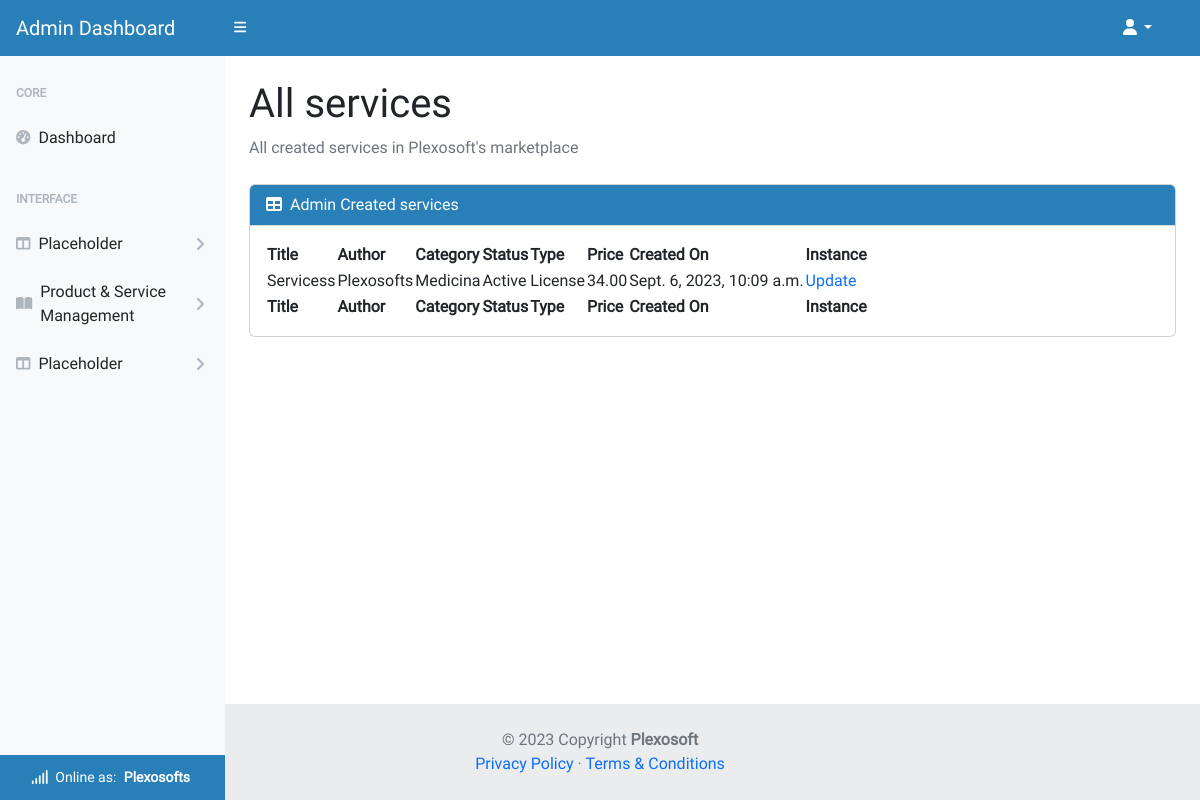
/account/admin/all_service/ (signed in), run on the app's committed database.
### homepage/models.py (models this page shows)
class UserProfile(AbstractUser):
    email = models.EmailField(
        unique=True)
    role = models.IntegerField(choices=ROLES, default=0)
    type = models.IntegerField(choices=USER_TYPE, default=0)
    status = models.IntegerField(choices=STATUS, default=2)
    user_transactions = models.ManyToManyField(
        'product_service.Product',
        through='product_service.Transaction',
        related_name='user_profiles')
    class Meta:
        ordering = ['username']
    def __str__(self):
        return f'{self.username}'

### product_service/models.py (models this page shows, shortened)
class Service(models.Model):
    title = models.CharField(max_length=64, unique=True)
    sku = models.CharField(max_length=64, unique=True)
    price = models.DecimalField(max_digits=6, decimal_places=2)
    description = models.TextField(max_length=256)
    status = models.IntegerField(choices=STATUS, default=0)
    category = models.ForeignKey(
        Category, on_delete=models.SET_NULL,
        related_name='service_categories', null=True, blank=True)
    excerpt = models.CharField(max_length=128)
    type = models.IntegerField(choices=SCOPE_TYPE, default=1)
    code = models.ManyToManyField(CodeType, related_name="code_type_service")
    service = models.ManyToManyField(
        ServiceType, related_name="on_service_type")
    preview = models.URLField(
        max_length=1024, null=True, blank=True, unique=True)
    docs = models.URLField(
        max_length=1024, null=True, blank=True, unique=True)
    slug = models.SlugField(max_length=200, unique=True, blank=True)
    image = models.ImageField(null=True, blank=True)
    image_url = models.URLField(max_length=1024, null=True, blank=True)
    author = models.ForeignKey(
        'homepage.UserProfile', on_delete=models.SET_NULL,
        related_name='service_authors', null=True)
    created_on = models.DateTimeField(auto_now_add=True)
    likes = models.ManyToManyField(
        'homepage.Like', related_name='service_likes', blank=True)
    comments = models.ManyToManyField(
        'homepage.Comment', related_name='service_comments', blank=True)
    transactions = models.ManyToManyField(
        'homepage.UserProfile', through='Transaction',
        related_name='service_transactions', blank=True)
    download_url = models.ManyToManyField(
        'Download', related_name='service_downloads', blank=True)
    class Meta:
        ordering = ['title']

class Category(models.Model):
    category_name = models.CharField(max_length=64, unique=True)
    alt_name = models.CharField(max_length=64, unique=True)
    class Meta:
        ordering = ['category_name']
        verbose_name_plural = "Categories"

### product_service/views.py (the view)
# urls.py: path('account/admin/all_service/', ServiceList.as_view(),
class ServiceList(ServiceBaseListView):
    template_name = 'admin-dashboard/all_services.html'
    context_object_name = 'admin_all_services'

### admin_dashboard/views.py (called while the page is built)
    def test_func(self):
        user_profile = self.request.user
        return user_profile and user_profile.role == 1

### homepage/custom_context_processors.py (called while the page is built)
def get_verified_email(request):
    if request.user.is_authenticated:
        try:
            email_object = EmailAddress.objects.get(user=request.user)
            if email_object.verified:
                return {'get_verified_email': email_object}
        except EmailAddress.DoesNotExist:
            pass
    return {'get_verified_email': None}

### product_service/views.py (called while the page is built)
    def get_queryset(self):
        return Service.objects.order_by('-created_on')

### admin_dashboard/templates/admin-dashboard/all_services.html
{% extends "admin-dashboard/base.html" %}
{% block content%}
<main class="pb-5 mb-5">
    <div class="container-fluid p-4 pt-0 pb-5">
        <h1 class="mt-4">All services</h1>
        <ol class="breadcrumb mb-4">
            <li class="breadcrumb-item active">All created services in Plexosoft's marketplace</li>
        </ol>
        <div class="card mb-4">
            <div class="card-header">
                <i class="fas fa-table me-1"></i>
                Admin Created services
            </div>
            <div class="card-body">
                <table id="datatablesSimple">
                    <thead>
                        <tr>
                            <th>Title</th>
                            <th>Author</th>
                            <th>Category</th>
                            <th>Status</th>
                            <th>Type</th>
                            <th>Price</th>
                            <th>Created On</th>
                            <th>Instance</th>
                        </tr>
                    </thead>
                    <tfoot>
                        <tr>
                            <th>Title</th>
                            <th>Author</th>
                            <th>Category</th>
                            <th>Status</th>
                            <th>Type</th>
                            <th>Price</th>
                            <th>Created On</th>
                            <th>Instance</th>
                        </tr>
                    </tfoot>
                    <tbody>
                        {% for service in admin_all_services.all %}
                        <tr>
                            <td>{{ service.title }}</td>
                            <td>{{ service.author }}</td>
                            <td>{{ service.category.category_name }}</td>
                            <td>{{ service.get_status_display }}</td>
                            <td>{{ service.get_type_display }}</td>
                            <td>{{ service.price }}</td>
                            <td>{{ service.created_on }}</td>
                            <td>
                                <a href="{% url 'admin_service_update' service.slug %}">Update</a>
                            </td>
                        </tr>
                        {% endfor %}
                    </tbody>
                </table>
            </div>
        </div>
    </div>
</main>
{% endblock %}

### admin_dashboard/templates/admin-dashboard/base.html (shortened to what this page needs)
{% load static %}
{% now "Y-m-d" as current_date %}
{% now "Y" as copyright %}
<!DOCTYPE html>
<html lang="en">
<head>
    <link href="https://cdn.jsdelivr.net/npm/bootstrap@5.2.3/dist/css/bootstrap.min.css" rel="stylesheet">
    <link href="https://cdn.jsdelivr.net/npm/bootstrap-icons@1.5.0/font/bootstrap-icons.css" rel="stylesheet" />
    <link href="https://cdn.jsdelivr.net/npm/simple-datatables@7.1.2/dist/style.min.css" rel="stylesheet" />
    <link href="{% static 'backend/css/styles.css' %}" rel="stylesheet" />
    <link rel="stylesheet" href="{% static 'custom/css/style.css' %}">
    <link rel="stylesheet" href="{% static 'frontend/css/base.css' %}">
</head>
<body class="sb-nav-fixed">
    <nav class="sb-topnav navbar navbar-expand navbar-light bg-light">
        <a class="navbar-brand ps-3" href="{% url 'admin_dashboard' %}">Admin Dashboard</a>
        <button class="btn btn-link btn-sm order-1 order-lg-0 me-4 me-lg-0" id="sidebarToggle" href="#!"><i
                class="fas fa-bars"></i></button>
        <div class="d-md-inline-block form-inline ms-auto me-0 me-md-3 my-2 my-md-0">
            <ul class="navbar-nav ms-auto ms-md-0 me-3 me-lg-4">
                <li class="nav-item dropdown">
                    <a class="nav-link dropdown-toggle" id="navbarDropdown" href="#" role="button"
                        data-bs-toggle="dropdown" aria-expanded="false"><i class="fas fa-user fa-fw"></i></a>
                </li>
            </ul>
        </div>
    </nav>
    <div id="layoutSidenav">
        <div id="layoutSidenav_nav">
            <nav class="sb-sidenav accordion sb-sidenav-light" id="sidenavAccordion">
                <div class="sb-sidenav-menu">
                    <div class="nav">
                        <div class="sb-sidenav-menu-heading">Core</div>
                        <a class="nav-link" href="{% url 'admin_dashboard' %}">
                            <div class="sb-nav-link-icon"><i class="fas fa-tachometer-alt"></i></div>
                            Dashboard
                        </a>
                        <div class="sb-sidenav-menu-heading">Interface</div>
                        <a class="nav-link collapsed" href="#" data-bs-toggle="collapse"
                            data-bs-target="#collapseLayouts" aria-expanded="false" aria-controls="collapseLayouts">
                            <div class="sb-nav-link-icon"><i class="fas fa-columns"></i></div>
                            Placeholder
                            <div class="sb-sidenav-collapse-arrow"><i class="fas fa-angle-down"></i></div>
                        </a>
                        <a class="nav-link collapsed" href="#" data-bs-toggle="collapse" data-bs-target="#collapsePages"
                            aria-expanded="false" aria-controls="collapsePages">
                            <div class="sb-nav-link-icon"><i class="fas fa-book-open"></i></div>
                            Product & Service Management
                            <div class="sb-sidenav-collapse-arrow"><i class="fas fa-angle-down"></i></div>
                        </a>
                        <a class="nav-link collapsed" href="#" data-bs-toggle="collapse" data-bs-target="#collapseRoles"
                            aria-expanded="false" aria-controls="collapseRoles">
                            <div class="sb-nav-link-icon"><i class="fas fa-columns"></i></div>
                            Placeholder
                            <div class="sb-sidenav-collapse-arrow"><i class="fas fa-angle-down"></i></div>
                        </a>
                    </div>
                </div>
                <div class="sb-sidenav-footer text-center">
                    <div class="small"> <i class="fa-solid fa-signal"></i>
                        &nbsp;Online as:
                        <span class="px-1"><strong>{{ request.user.username }}
                            </strong>
                        </span>
                    </div>
                </div>
            </nav>
        </div>
        <div id="layoutSidenav_content">
            {% block content %}
            {% endblock content %}
        </div>
    </div>
    <footer class="text-center text-lg-start bg-light text-muted mt-5 footer-sticky">
        <div class="text-center pt-4 px-4 footer-bg">
            © {{ copyright }} Copyright
            <a class="text-reset fw-bold" href="https://github.com/plexoio/py">Plexosoft</a>
        </div>
        <div class="text-center pb-4 px-4 footer-bg m-0">
            <a href="" target="_blank">Privacy Policy</a>
            &middot;
            <a href="" target="_blank">Terms &amp; Conditions</a>
        </div>
    </footer>
</body>
</html>

### static/custom/css/style.css (style rules this page uses)
* { font-family: 'Roboto', Fairplay, sans-serif; }
h1 { font-family: 'Fairplay', Roboto, sans-serif; }
a { text-decoration: none; }
.footer-sticky { position: fixed; bottom: 0; width: 100%; }

### static/frontend/css/base.css (style rules this page uses)
a { text-decoration: none !important; }
.card-header { border-radius: 0px; background-color: #2980B9; color: white; border-bottom: 1px solid #dadada; }
.footer-bg { background-color: #0000000d; }
.navbar-light { background-color: #2980B9 !important; color: #ffffff !important; }
.navbar-brand { color: #ffffff !important; }
.fa-bars { color: #ffffff !important; transition: 0.3s; }
.fa-user { color: #ffffff !important; transition: 0.3s; }
.dropdown-toggle::after { color: #ffffff !important; transition: 0.3s; }
.nav-link { transition: background-color 0.3s, color 0.3s; }
.sb-nav-link-icon, .sb-sidenav-collapse-arrow { transition: color 0.3s; }
.sb-sidenav-light .sb-sidenav-footer { background-color: #2980b9; color: #fff; }

### data on the page
UserProfile: user.username "Plexosofts"
Service: title "Servicess", author "Plexosofts", category.category_name "Medicina", status "Active", type "License", price "34.00", created_on "Sept. 6, 2023, 10:09 a.m."

### other printed values
{{ copyright }} "2023"
